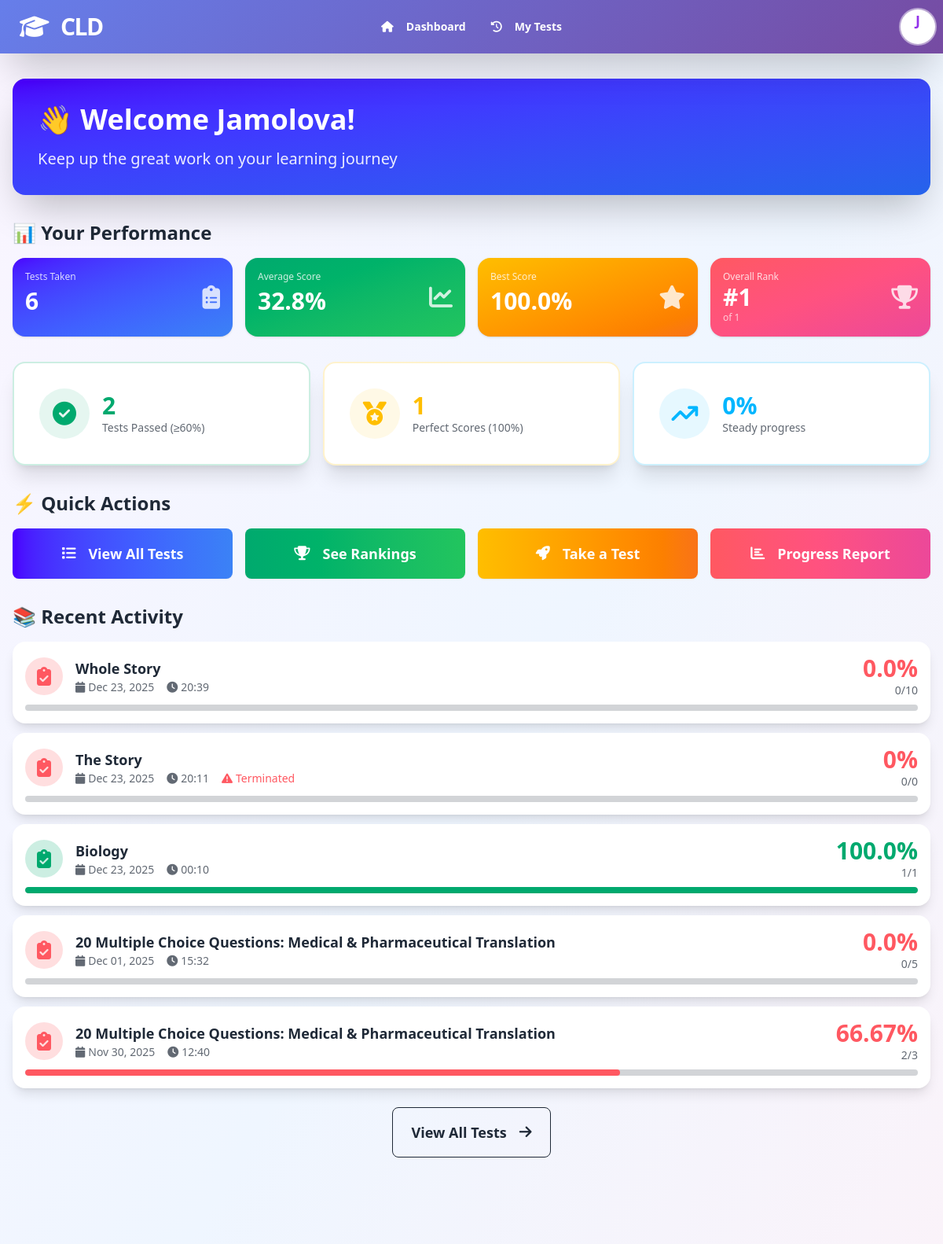
/dashboard/ (signed in, upper part), run on an earlier commit of the app's database.
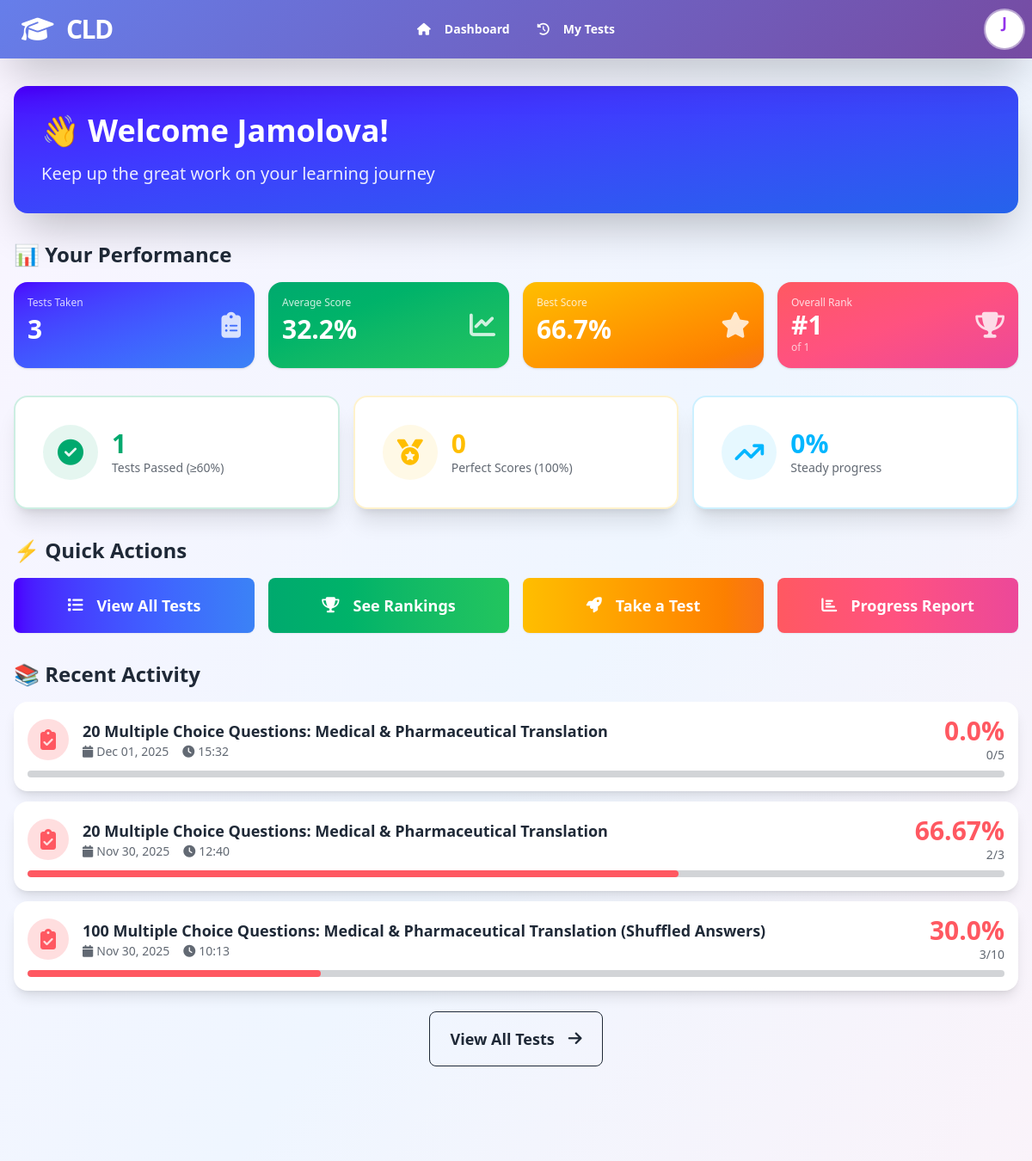
And on a later commit of the database.
### quizapp/models.py (models this page shows, shortened)
class StudentAttempt(models.Model):
    assignment = models.ForeignKey(Assignment, on_delete=models.CASCADE, related_name='attempts')
    student = models.ForeignKey(User, on_delete=models.CASCADE, related_name='attempts')
    attempt_number = models.IntegerField(default=1)
    auto_score = models.IntegerField(default=0, help_text="Auto-graded score")
    total_possible = models.IntegerField(default=0, help_text="Total possible points")
    started_at = models.DateTimeField(auto_now_add=True)
    finished_at = models.DateTimeField(null=True, blank=True)
    is_completed = models.BooleanField(default=False)
    current_question_index = models.IntegerField(default=0)
    is_terminated = models.BooleanField(default=False, help_text="Test terminated due to cheating")
    termination_reason = models.CharField(max_length=255, blank=True, help_text="Reason for termination")
    terminated_at = models.DateTimeField(null=True, blank=True)
    questions_answered = models.IntegerField(default=0, help_text="Number of questions answered before termination")
    time_taken_seconds = models.IntegerField(null=True, blank=True, help_text="Time taken to complete in seconds")
    class Meta:
        ordering = ['-started_at']
        indexes = [
            models.Index(fields=['assignment', 'student']),
            models.Index(fields=['student', '-started_at']),
            models.Index(fields=['assignment', 'is_completed']),
        ]
        unique_together = ['assignment', 'student', 'attempt_number']
    def calculate_percentage(self):
        if self.total_possible == 0:
            return 0
        return round((self.auto_score / self.total_possible) * 100, 2)

class Assignment(models.Model):
    test = models.ForeignKey(Test, on_delete=models.CASCADE, related_name='assignments')
    access_token = models.CharField(max_length=20, unique=True, db_index=True)
    opens_at = models.DateTimeField(null=True, blank=True)
    closes_at = models.DateTimeField(null=True, blank=True)
    allow_retakes = models.BooleanField(default=True)
    max_attempts = models.IntegerField(default=3, help_text="0 means unlimited")
    show_results_immediately = models.BooleanField(default=True)
    show_correct_answers = models.BooleanField(default=True)
    created_at = models.DateTimeField(auto_now_add=True)
    is_active = models.BooleanField(default=True)
    class Meta:
        indexes = [
            models.Index(fields=['access_token']),
            models.Index(fields=['test', 'is_active']),
        ]

class Test(models.Model):
    TEST_CREATION_METHODS = [
        ('ai', 'AI Generated'),
        ('manual', 'Manual Input'),
    ]
    teacher = models.ForeignKey(User, on_delete=models.CASCADE, related_name='tests')
    title = models.CharField(max_length=255)
    description = models.TextField(null=True, blank=True)
    creation_method = models.CharField(
        max_length=10,
        choices=TEST_CREATION_METHODS,
        default='ai'
    )
    teacher_prompt = models.TextField(help_text="Original teacher request", blank=True)
    llm_response = models.JSONField(null=True, blank=True, help_text="Raw LLM JSON response")
    difficulty = models.CharField(max_length=50, null=True, blank=True)
    topic = models.CharField(max_length=255, null=True, blank=True)
    timer_minutes = models.IntegerField(
        null=True,
        blank=True,
        help_text="Time limit in minutes (leave empty for no limit)"
    )
    created_at = models.DateTimeField(auto_now_add=True)
    updated_at = models.DateTimeField(auto_now=True)
    class Meta:
        ordering = ['-created_at']
        indexes = [
            models.Index(fields=['teacher', '-created_at']),
        ]

### webapp/views.py (the view, shortened to what this page needs)
# urls.py: path('dashboard/', views.dashboard_view, name='dashboard'),
@login_required
def dashboard_view(request):
    user = request.user
    if user.role == 'teacher':
        tests = Test.objects.filter(teacher=user)
        total_tests = tests.count()
        total_questions = Question.objects.filter(test__teacher=user).count()
        assignments = Assignment.objects.filter(test__teacher=user)
        total_students = StudentAttempt.objects.filter(
            assignment__in=assignments
        ).values('student').distinct().count()
        recent_tests = tests.order_by('-created_at')[:5]
        context = {
            'total_tests': total_tests,
            'total_questions': total_questions,
            'total_students': total_students,
            'recent_tests': recent_tests,
        }
        return render(request, 'teacher/dashboard.html', context)
    else:
        attempts = StudentAttempt.objects.filter(
            student=user,
            is_completed=True
        ).select_related('assignment__test')
        total_tests_taken = attempts.count()
        if total_tests_taken > 0:
            percentages = [a.calculate_percentage() for a in attempts]
            average_score = round(sum(percentages) / len(percentages), 1)
            highest_score = round(max(percentages), 1)
            tests_passed = sum(1 for p in percentages if p >= 60)
            perfect_scores = sum(1 for p in percentages if p == 100)
            if total_tests_taken >= 10:
                first_5_avg = sum(percentages[:5]) / 5
                last_5_avg = sum(percentages[-5:]) / 5
                improvement_trend = round(last_5_avg - first_5_avg, 1)
            else:
                improvement_trend = 0
            all_students = StudentAttempt.objects.filter(
                is_completed=True
            ).values('student').annotate(
                avg_score=Avg('auto_score') * 100.0 / Avg('total_possible')
            ).order_by('-avg_score')
            student_ranks = {s['student']: idx + 1 for idx, s in enumerate(all_students)}
            overall_rank = student_ranks.get(user.id, total_tests_taken)
            total_students = len(all_students)
        recent_attempts = attempts.order_by('-finished_at')[:5]
        context = {
            'total_tests_taken': total_tests_taken,
            'average_score': average_score,
            'highest_score': highest_score,
            'tests_passed': tests_passed,
            'perfect_scores': perfect_scores,
            'improvement_trend': improvement_trend,
            'overall_rank': overall_rank,
            'total_students': total_students,
            'recent_attempts': recent_attempts,
        }
        return render(request, 'student/dashboard.html', context)

### quizapp/models.py (called while the page is built)
    def get_full_name(self):
        return f"{self.first_name} {self.last_name}".strip() or self.username

### webapp/templates/student/dashboard.html (shortened to what the changed rows need)
{% extends 'base.html' %}
{% block content %}
<div class="space-y-8">
    <div class="card bg-gradient-to-br from-primary to-blue-600 text-white shadow-2xl">
        <div class="card-body">
            <h1 class="text-4xl font-bold mb-2">
                👋 Welcome {{ user.first_name }}!
            </h1>
        </div>
    </div>
    <div>
        <h2 class="text-2xl font-bold mb-4">📊 Your Performance</h2>
        <div class="grid grid-cols-2 md:grid-cols-4 gap-4">
            <div class="stats shadow bg-gradient-to-br from-primary to-blue-500 text-white">
                <div class="stat p-4">
                    <div class="stat-figure opacity-80">
                        <i class="fas fa-clipboard-list text-3xl"></i>
                    </div>
                    <div class="stat-title text-white/80 text-xs">Tests Taken</div>
                    <div class="stat-value text-3xl">{{ total_tests_taken }}</div>
                </div>
            </div>
            <div class="stats shadow bg-gradient-to-br from-success to-green-500 text-white">
                <div class="stat p-4">
                    <div class="stat-figure opacity-80">
                        <i class="fas fa-chart-line text-3xl"></i>
                    </div>
                    <div class="stat-title text-white/80 text-xs">Average Score</div>
                    <div class="stat-value text-3xl">{{ average_score }}%</div>
                </div>
            </div>
            <div class="stats shadow bg-gradient-to-br from-warning to-orange-500 text-white">
                <div class="stat p-4">
                    <div class="stat-figure opacity-80">
                        <i class="fas fa-star text-3xl"></i>
                    </div>
                    <div class="stat-title text-white/80 text-xs">Best Score</div>
                    <div class="stat-value text-3xl">{{ highest_score }}%</div>
                </div>
            </div>
        </div>
    </div>
    <div class="grid grid-cols-1 md:grid-cols-3 gap-4">
        <div class="card bg-base-100 shadow-xl border-2 border-success/20">
            <div class="card-body">
                <div class="flex items-center gap-4">
                    <div>
                        <div class="text-3xl font-bold text-success">{{ tests_passed }}</div>
                        <div class="text-sm opacity-70">Tests Passed (≥60%)</div>
                    </div>
                </div>
            </div>
        </div>
        <div class="card bg-base-100 shadow-xl border-2 border-warning/20">
            <div class="card-body">
                <div class="flex items-center gap-4">
                    <div>
                        <div class="text-3xl font-bold text-warning">{{ perfect_scores }}</div>
                        <div class="text-sm opacity-70">Perfect Scores (100%)</div>
                    </div>
                </div>
            </div>
        </div>
    </div>
    <div>
        <h2 class="text-2xl font-bold mb-4">⚡ Quick Actions</h2>
    </div>
    <div>
        <h2 class="text-2xl font-bold mb-4">📚 Recent Activity</h2>
        {% if recent_attempts %}
        <div class="space-y-3">
            {% for attempt in recent_attempts %}
            <a href="{% url 'webapp:take_test' attempt.assignment.access_token %}" class="card bg-base-100 shadow-lg hover:shadow-xl transition-all cursor-pointer">
                <div class="card-body p-4">
                    <div class="flex items-center justify-between">
                        <div class="flex items-center gap-4 flex-1">
                            <div class="w-12 h-12 rounded-full flex items-center justify-center
                                {% if attempt.calculate_percentage >= 90 %}bg-success/20 text-success
                                {% elif attempt.calculate_percentage >= 70 %}bg-warning/20 text-warning
                                {% else %}bg-error/20 text-error{% endif %}">
                                <i class="fas fa-clipboard-check text-2xl"></i>
                            </div>
                            <div class="flex-1">
                                <h3 class="font-bold text-lg">{{ attempt.assignment.test.title }}</h3>
                                <div class="flex gap-4 text-sm text-base-content/70">
                                    <span><i class="fas fa-calendar mr-1"></i>{{ attempt.finished_at|date:"M d, Y" }}</span>
                                    <span><i class="fas fa-clock mr-1"></i>{{ attempt.finished_at|date:"H:i" }}</span>
                                    {% if attempt.is_terminated %}
                                    <span class="text-error"><i class="fas fa-exclamation-triangle mr-1"></i>Terminated</span>
                                    {% endif %}
                                </div>
                            </div>
                        </div>
                        <div class="text-right">
                            <div class="text-3xl font-bold
                                {% if attempt.calculate_percentage >= 90 %}text-success
                                {% elif attempt.calculate_percentage >= 70 %}text-warning
                                {% else %}text-error{% endif %}">
                                {{ attempt.calculate_percentage }}%
                            </div>
                            <div class="text-sm opacity-70">{{ attempt.auto_score }}/{{ attempt.total_possible }}</div>
                        </div>
                    </div>
                    <progress class="progress progress-sm
                        {% if attempt.calculate_percentage >= 90 %}progress-success
                        {% elif attempt.calculate_percentage >= 70 %}progress-warning
                        {% else %}progress-error{% endif %}"
                        value="{{ attempt.calculate_percentage }}" max="100"></progress>
                </div>
            </a>
            {% endfor %}
        </div>
        {% endif %}
    </div>
</div>
{% endblock %}

What changed in the data, as far as the page shows it:
removed StudentAttempt: assignment.test "Whole Story", finished_at "Dec 23, 2025", finished_at "20:39", calculate_percentage "0.0", auto_score "0", total_possible "10"
removed StudentAttempt: assignment.test "The Story", finished_at "Dec 23, 2025", finished_at "20:11", is_terminated True (drawn), calculate_percentage "0", auto_score "0", total_possible "0"
removed StudentAttempt: assignment.test "Biology", finished_at "Dec 23, 2025", finished_at "00:10", calculate_percentage "100.0", auto_score "1", total_possible "1"
now on this page (row unchanged): StudentAttempt: assignment.test "100 Multiple Choice Questions: Medical & Pharmaceutical Translation (Shuffled Answers)", finished_at "Nov 30, 2025", finished_at "10:13", calculate_percentage "30.0", auto_score "3", total_possible "10"
Also different on the page:
{{ total_tests_taken }}: "6" → "3"
{{ average_score }}: "32.8" → "32.2"
{{ highest_score }}: "100.0" → "66.7"
{{ tests_passed }}: "2" → "1"
{{ perfect_scores }}: "1" → "0"
